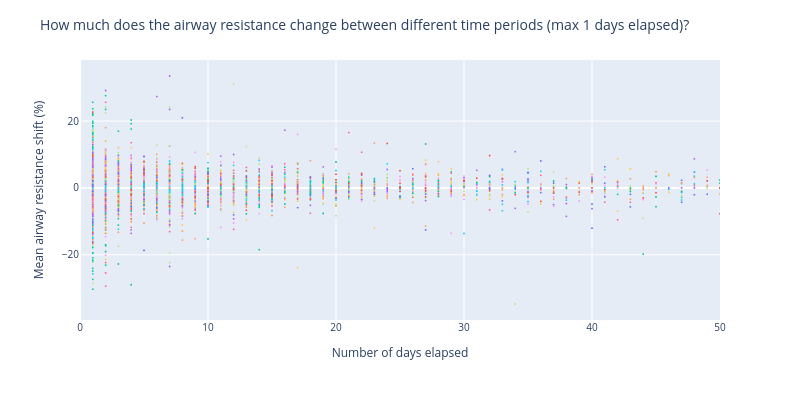

Notebook code cell kept with this figure:
### Markdown cell above
### Study the shift in AR mean

### Code cell
# Scatter plot with days elapsed on x axis and AR diff on y axis, using px
y_col = "AR mean shift"
# y_col = 'AR skewness shift'
fig = px.scatter(df_mixed_offset, x="Days elapsed", y=y_col, color="ID")
# Set x axis range to 0-100
fig.update_xaxes(range=[0, 200])
fig.update_xaxes(range=[0, 50], title="Number of days elapsed")
# Add more y axi tick vals
fig.update_yaxes(title="Mean airway resistance shift (%)")
# Reduce marker size
fig.update_traces(marker=dict(size=2))
title = f"How much does the airway resistance change between different time periods (max {max_days_elapsed} days elapsed)?"
# title = f"How much does the airway resistance change between different time periods (max {max_days_elapsed} days elapsed)<br>(AR inferred with non smoothed FEV1)?"
fig.update_layout(
    title=title, width=800, height=400, font=dict(size=10), showlegend=False
)
fig.show()
fig.write_image(
    f"{dh.get_path_to_main()}/PlotsBreathe/Interconnecting_ARs_entries/{title}.pdf"
)
